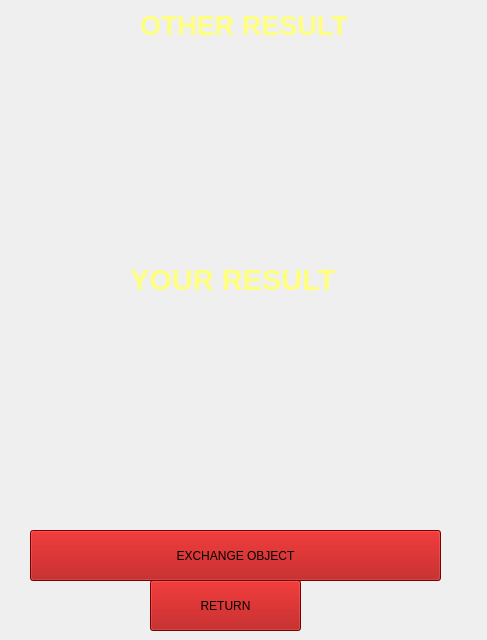
<?xml version="1.0" encoding="UTF-8"?>
<ui version="4.0">
 <class>one_player_mode</class>
 <widget class="QWidget" name="one_player_mode">
  <property name="geometry">
   <rect>
    <x>0</x>
    <y>0</y>
    <width>487</width>
    <height>640</height>
   </rect>
  </property>
  <property name="windowTitle">
   <string>Form</string>
  </property>
  <widget class="QWidget" name="widget" native="true">
   <property name="geometry">
    <rect>
     <x>40</x>
     <y>310</y>
     <width>411</width>
     <height>61</height>
    </rect>
   </property>
   <layout class="QHBoxLayout" name="horizontalLayout">
    <item>
     <widget class="QLabel" name="label">
      <property name="text">
       <string/>
      </property>
     </widget>
    </item>
    <item>
     <widget class="QLabel" name="label_2">
      <property name="text">
       <string/>
      </property>
     </widget>
    </item>
    <item>
     <widget class="QLabel" name="label_3">
      <property name="text">
       <string/>
      </property>
     </widget>
    </item>
    <item>
     <widget class="QLabel" name="label_4">
      <property name="text">
       <string/>
      </property>
     </widget>
    </item>
    <item>
     <widget class="QLabel" name="label_5">
      <property name="text">
       <string/>
      </property>
     </widget>
    </item>
    <item>
     <widget class="QLabel" name="label_6">
      <property name="text">
       <string/>
      </property>
     </widget>
    </item>
   </layout>
  </widget>
  <widget class="QWidget" name="widget_2" native="true">
   <property name="geometry">
    <rect>
     <x>50</x>
     <y>50</y>
     <width>411</width>
     <height>61</height>
    </rect>
   </property>
   <layout class="QHBoxLayout" name="horizontalLayout_2">
    <item>
     <widget class="QLabel" name="label_7">
      <property name="text">
       <string/>
      </property>
     </widget>
    </item>
    <item>
     <widget class="QLabel" name="label_8">
      <property name="text">
       <string/>
      </property>
     </widget>
    </item>
    <item>
     <widget class="QLabel" name="label_9">
      <property name="text">
       <string/>
      </property>
     </widget>
    </item>
    <item>
     <widget class="QLabel" name="label_10">
      <property name="text">
       <string/>
      </property>
     </widget>
    </item>
    <item>
     <widget class="QLabel" name="label_11">
      <property name="text">
       <string/>
      </property>
     </widget>
    </item>
    <item>
     <widget class="QLabel" name="label_12">
      <property name="text">
       <string/>
      </property>
     </widget>
    </item>
   </layout>
  </widget>
  <widget class="QWidget" name="widget_3" native="true">
   <property name="geometry">
    <rect>
     <x>50</x>
     <y>120</y>
     <width>411</width>
     <height>61</height>
    </rect>
   </property>
   <layout class="QHBoxLayout" name="horizontalLayout_3">
    <item>
     <widget class="QLabel" name="label_13">
      <property name="text">
       <string/>
      </property>
     </widget>
    </item>
    <item>
     <widget class="QLabel" name="label_14">
      <property name="text">
       <string/>
      </property>
     </widget>
    </item>
    <item>
     <widget class="QLabel" name="label_15">
      <property name="text">
       <string/>
      </property>
     </widget>
    </item>
    <item>
     <widget class="QLabel" name="label_16">
      <property name="text">
       <string/>
      </property>
     </widget>
    </item>
    <item>
     <widget class="QLabel" name="label_17">
      <property name="text">
       <string/>
      </property>
     </widget>
    </item>
    <item>
     <widget class="QLabel" name="label_18">
      <property name="text">
       <string/>
      </property>
     </widget>
    </item>
   </layout>
  </widget>
  <widget class="QWidget" name="widget_4" native="true">
   <property name="geometry">
    <rect>
     <x>50</x>
     <y>190</y>
     <width>411</width>
     <height>61</height>
    </rect>
   </property>
   <layout class="QHBoxLayout" name="horizontalLayout_4">
    <item>
     <widget class="QLabel" name="label_19">
      <property name="text">
       <string/>
      </property>
     </widget>
    </item>
    <item>
     <widget class="QLabel" name="label_20">
      <property name="text">
       <string/>
      </property>
     </widget>
    </item>
    <item>
     <widget class="QLabel" name="label_21">
      <property name="text">
       <string/>
      </property>
     </widget>
    </item>
    <item>
     <widget class="QLabel" name="label_22">
      <property name="text">
       <string/>
      </property>
     </widget>
    </item>
    <item>
     <widget class="QLabel" name="label_23">
      <property name="text">
       <string/>
      </property>
     </widget>
    </item>
    <item>
     <widget class="QLabel" name="label_24">
      <property name="text">
       <string/>
      </property>
     </widget>
    </item>
   </layout>
  </widget>
  <widget class="QLabel" name="label_25">
   <property name="geometry">
    <rect>
     <x>20</x>
     <y>50</y>
     <width>31</width>
     <height>41</height>
    </rect>
   </property>
   <property name="text">
    <string/>
   </property>
  </widget>
  <widget class="QLabel" name="label_26">
   <property name="geometry">
    <rect>
     <x>20</x>
     <y>120</y>
     <width>31</width>
     <height>41</height>
    </rect>
   </property>
   <property name="text">
    <string/>
   </property>
  </widget>
  <widget class="QLabel" name="label_27">
   <property name="geometry">
    <rect>
     <x>20</x>
     <y>180</y>
     <width>31</width>
     <height>41</height>
    </rect>
   </property>
   <property name="text">
    <string/>
   </property>
  </widget>
  <widget class="QLabel" name="label_28">
   <property name="geometry">
    <rect>
     <x>20</x>
     <y>260</y>
     <width>31</width>
     <height>41</height>
    </rect>
   </property>
   <property name="text">
    <string/>
   </property>
  </widget>
  <widget class="QLabel" name="label_29">
   <property name="geometry">
    <rect>
     <x>130</x>
     <y>250</y>
     <width>231</width>
     <height>61</height>
    </rect>
   </property>
   <property name="text">
    <string>&lt;html&gt;&lt;head/&gt;&lt;body&gt;&lt;p&gt;&lt;span style=&quot; font-size:22pt; font-weight:600; color:#ffff7f;&quot;&gt;YOUR RESULT&lt;/span&gt;&lt;/p&gt;&lt;/body&gt;&lt;/html&gt;</string>
   </property>
  </widget>
  <widget class="QLabel" name="label_30">
   <property name="geometry">
    <rect>
     <x>140</x>
     <y>10</y>
     <width>241</width>
     <height>31</height>
    </rect>
   </property>
   <property name="text">
    <string>&lt;html&gt;&lt;head/&gt;&lt;body&gt;&lt;p&gt;&lt;span style=&quot; font-size:20pt; font-weight:600; color:#ffff7f;&quot;&gt;OTHER RESULT&lt;/span&gt;&lt;/p&gt;&lt;/body&gt;&lt;/html&gt;</string>
   </property>
  </widget>
  <widget class="QLabel" name="label_32">
   <property name="geometry">
    <rect>
     <x>140</x>
     <y>390</y>
     <width>201</width>
     <height>51</height>
    </rect>
   </property>
   <property name="styleSheet">
    <string notr="true">font: 20pt &quot;Juice ITC&quot;;</string>
   </property>
   <property name="text">
    <string/>
   </property>
  </widget>
  <widget class="QPushButton" name="pushButton">
   <property name="geometry">
    <rect>
     <x>150</x>
     <y>580</y>
     <width>151</width>
     <height>51</height>
    </rect>
   </property>
   <property name="styleSheet">
    <string notr="true">background-color: rgb(170, 0, 0);
font: 25 18pt &quot;Bookman Old Style&quot;;</string>
   </property>
   <property name="text">
    <string>RETURN</string>
   </property>
  </widget>
  <widget class="QPushButton" name="pushButton_2">
   <property name="geometry">
    <rect>
     <x>30</x>
     <y>530</y>
     <width>411</width>
     <height>51</height>
    </rect>
   </property>
   <property name="styleSheet">
    <string notr="true">background-color: rgb(170, 0, 0);
font: 25 18pt &quot;Bookman Old Style&quot;;</string>
   </property>
   <property name="text">
    <string>EXCHANGE OBJECT</string>
   </property>
  </widget>
 </widget>
 <resources/>
 <connections>
  <connection>
   <sender>pushButton_2</sender>
   <signal>clicked()</signal>
   <receiver>one_player_mode</receiver>
   <slot>open_exchange()</slot>
   <hints>
    <hint type="sourcelabel">
     <x>424</x>
     <y>556</y>
    </hint>
    <hint type="destinationlabel">
     <x>522</x>
     <y>559</y>
    </hint>
   </hints>
  </connection>
  <connection>
   <sender>pushButton</sender>
   <signal>clicked()</signal>
   <receiver>one_player_mode</receiver>
   <slot>open_return()</slot>
   <hints>
    <hint type="sourcelabel">
     <x>251</x>
     <y>609</y>
    </hint>
    <hint type="destinationlabel">
     <x>535</x>
     <y>614</y>
    </hint>
   </hints>
  </connection>
 </connections>
 <slots>
  <slot>open_exchange()</slot>
  <slot>open_return()</slot>
 </slots>
</ui>
